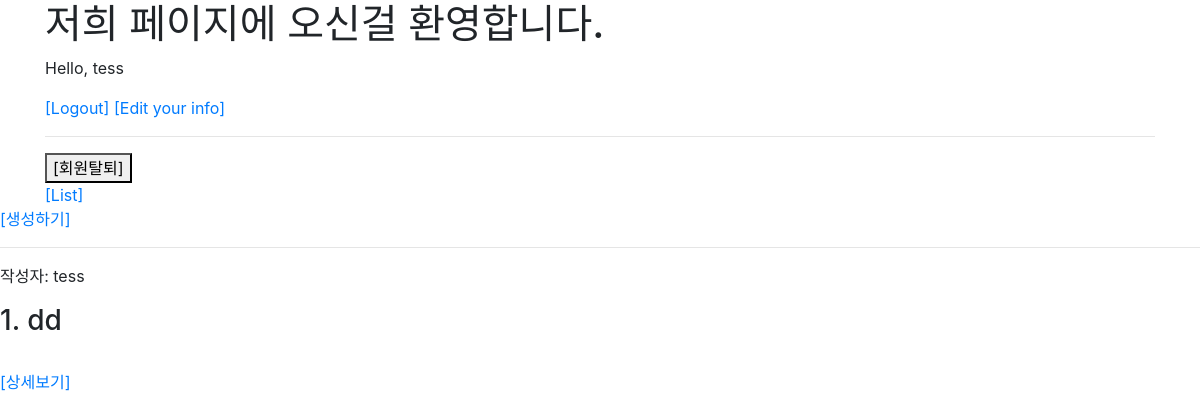
Screenshot of /articles/ (signed in) with the database file from the repository.
### accounts/models.py (models this page shows)
class User(AbstractUser):
    followers = models.ManyToManyField(settings.AUTH_USER_MODEL, related_name="followings")

### articles/models.py (models this page shows)
class Article(models.Model):
    title = models.CharField(max_length=20)
    content = models.TextField() # 내용이 길기때문에 textfield
    created_at = models.DateTimeField(auto_now_add=True)
    updated_at = models.DateTimeField(auto_now=True)
    user = models.ForeignKey(settings.AUTH_USER_MODEL, on_delete=models.CASCADE)
    liked_users = models.ManyToManyField(
    settings.AUTH_USER_MODEL,
    related_name='liked_articles',
    )
    class Meta:
        ordering = ['-pk']

### articles/views.py (the view)
# urls.py: path('', views.index, name='index'),
@require_GET
def index(request):
    articles = Article.objects.all()
    context = {'articles': articles}
    return render(request, 'articles/index.html', context)

### articles/templates/articles/index.html (shortened to what this page needs)
{% extends 'base.html' %}
{% block body %}
{% if user.is_authenticated %}
<a href="{% url 'articles:create' %}">[생성하기]</a>
{% else %}
<a href="{% url 'accounts:signup' %}">새글을 작성하시려면 회원가입을 해야합니다.</a>
{% endif %}
<hr>
{% for article in articles %}
<p>작성자: {{ article.user }} </p>
<div>
<h3>{{ article.pk }}. {{ article.title }}</h3><br>
<a href="{% url 'articles:detail' article.pk %}">[상세보기]</a>
</div>
{% endfor %}
{% endblock body %}

### review/templates/base.html (shortened to what this page needs)
{% load static %}
<!DOCTYPE html>
<html lang="ko">
<head>
  <link rel="stylesheet" href="{% static 'bootstrap/css/bootstrap-reboot.min.css' %}">
  <link rel="stylesheet" href="{% static 'bootstrap/css/bootstrap-grid.min.css' %}">
  <link rel="stylesheet" href="{% static 'bootstrap/css/bootstrap.min.css' %}">
</head>
<body>
  <header class="container">
    <h1>저희 페이지에 오신걸 환영합니다.</h1>
    {% if user.is_authenticated %}
    <p>Hello, {{ user.username }}</p>
    <a href="{% url 'accounts:logout' %}">[Logout]</a>
    <a href="{% url 'accounts:update' %}">[Edit your info]</a>
    <hr>
    <form action="{% url 'accounts:delete' %}" method="POST">
	  <button type="submit">[회원탈퇴]</button>
    </form>
    {% else %}
    <a href="{% url 'accounts:login' %}">Login</a>
    <a href="{% url 'accounts:signup' %}">Sign-up</a>
    {% endif %}
    <a href="{% url 'articles:index' %}">[List]</a>
  </header>
<div class="body">
{% block body %}{% endblock body %}
</div>
</body>
</html>

### rows the page displays
User: username "tess"
Article: user "tess", pk "1", title "dd"
